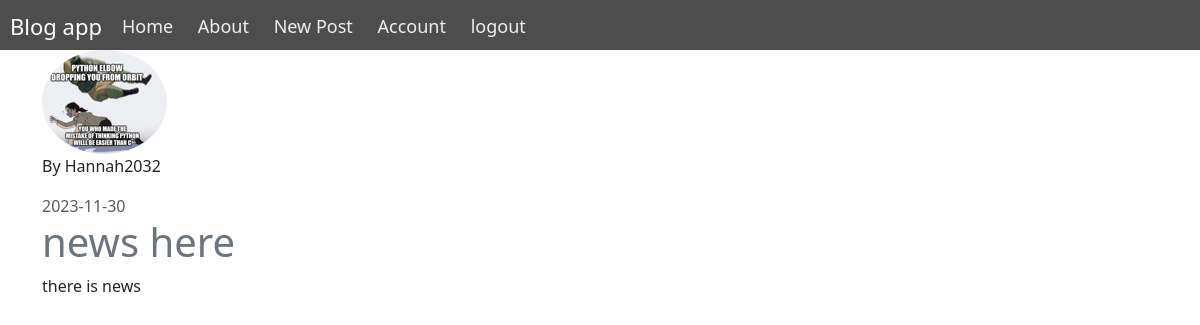
The app's page /post/2 (signed in) with its own data.
### flaskblog/models.py (models this page shows, shortened)
class User(db.Model, UserMixin):
    id = db.Column(db.Integer, primary_key=True)
    username = db.Column(db.String(20), unique=True, nullable=False)
    email = db.Column(db.String(120), unique=True, nullable=False)
    image_file = db.Column(db.String(20), nullable=False, default='gregory.jpg')
    password = db.Column(db.String(60), nullable=False)
    posts = db.relationship('Post', backref='author', lazy=True)

class Post(db.Model):
    id = db.Column(db.Integer, primary_key=True)
    title = db.Column(db.String(100), nullable=False)
    date_posted = db.Column(db.DateTime, nullable=False, default=datetime.utcnow())
    content = db.Column(db.Text, nullable=False)
    user_id = db.Column(db.Integer, db.ForeignKey('user.id'), nullable=False)

### flaskblog/routes.py (the view)
@app.route('/post/<int:post_id>', methods=['GET', 'POST'])
@login_required
def post(post_id):
    getpost = Post.query.get_or_404(post_id)
    return render_template('post.html', title=getpost.title, post=getpost)

### flaskblog/models.py (called while the page is built)
@login_manager.user_loader
def load_user(user_id):
    return User.query.get(int(user_id))

### flaskblog/templates/post.html (shortened to what this page needs)
{% extends "layout.html" %}
{% block content %}
    <div class="media-body">
        <img class="rounded-circle" src="{{ url_for('static', filename='images/' +  post.author.image_file) }}"
             alt="">
        <div>
            <p>By {{ post.author.username }}</p>
            <span class="text-muted">{{ post.date_posted.strftime('%Y-%m-%d') }}</span>
        </div>
        <h1 class="text-secondary">{{ post.title }}</h1>
        <p>{{ post.content }}</p>
    </div>
{% endblock content %}

### records on screen
User: image_file (picture), author.username "Hannah2032"
Post: date_posted "2023-11-30", title "news here", content "there is news"
